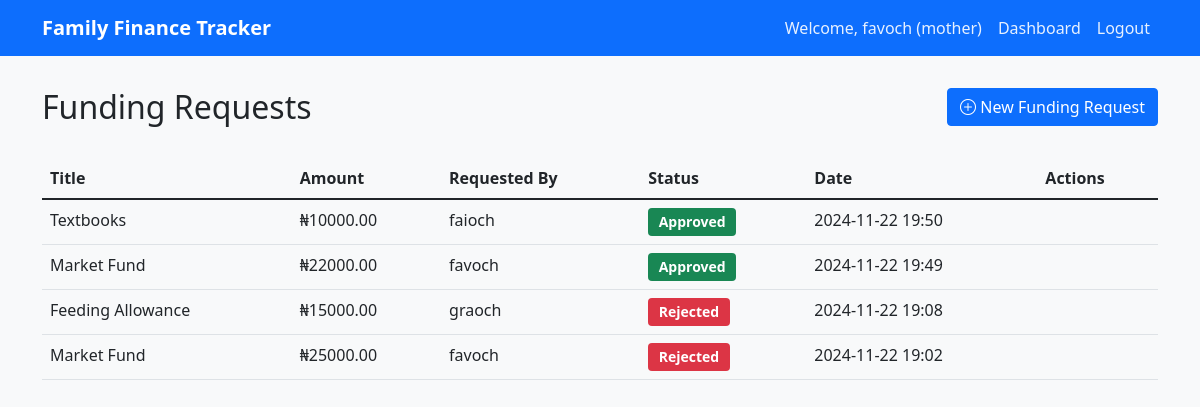
Screenshot of /funding_requests (signed in) with the database file from the repository.
### app.py (models this page shows, shortened)
class User(db.Model, UserMixin):
    id = db.Column(db.Integer, primary_key=True)
    username = db.Column(db.String(80), unique=True, nullable=False)
    email = db.Column(db.String(120), unique=True, nullable=False)
    password_hash = db.Column(db.String(128))
    role = db.Column(db.String(20), nullable=False)
    balance = db.Column(db.Float, default=0.0)
    is_active = db.Column(db.Boolean, default=True)
    family_id = db.Column(db.Integer, db.ForeignKey('family.id'))
    created_at = db.Column(db.DateTime, default=datetime.utcnow)
    funding_requests = db.relationship('FundingRequest',
                                     foreign_keys='FundingRequest.requested_by',
                                     backref=db.backref('requester_ref', lazy=True),
                                     lazy=True)
    requests_approved = db.relationship('FundingRequest',
                                      foreign_keys='FundingRequest.approved_by',
                                      backref=db.backref('approver_ref', lazy=True),
                                      lazy=True)
    funding_request_balances = db.relationship('FundingRequestBalance',
                                             backref='user_ref',
                                             lazy=True)
    @property
    def password(self):
        raise AttributeError('password is not a readable attribute')

class FundingRequest(db.Model):
    id = db.Column(db.Integer, primary_key=True)
    title = db.Column(db.String(100), nullable=False)
    description = db.Column(db.Text)
    amount = db.Column(db.Float, nullable=False)
    status = db.Column(db.String(20), default='pending')  # pending, approved, rejected
    family_id = db.Column(db.Integer, db.ForeignKey('family.id'), nullable=False)
    requested_by = db.Column(db.Integer, db.ForeignKey('user.id'), nullable=False)
    approved_by = db.Column(db.Integer, db.ForeignKey('user.id'))
    approved_date = db.Column(db.DateTime)
    created_at = db.Column(db.DateTime, default=datetime.utcnow)
    updated_at = db.Column(db.DateTime, default=datetime.utcnow,
                          onupdate=db.text('CURRENT_TIMESTAMP'))
    requester = db.relationship('User', foreign_keys=[requested_by], backref='requests_created')
    approver = db.relationship('User', foreign_keys=[approved_by])  # Remove backref since it's defined in User model
    request_balances = db.relationship('FundingRequestBalance', backref='request', lazy=True)
    request_transactions = db.relationship('FundingRequestTransaction', backref='request', lazy=True)

### app.py (the view)
@app.route('/funding_requests')
@login_required
def funding_requests():
    requests = FundingRequest.query.filter_by(
        family_id=current_user.family_id
    ).order_by(FundingRequest.created_at.desc()).all()
    return render_template('funding_requests.html', requests=requests)

### app.py (called while the page is built)
@login_manager.user_loader
def load_user(user_id):
    return User.query.get(int(user_id))

### templates/funding_requests.html (shortened to what this page needs)
<!DOCTYPE html>
<html lang="en">
<head>
    <link href="https://cdn.jsdelivr.net/npm/bootstrap@5.1.3/dist/css/bootstrap.min.css" rel="stylesheet">
    <link rel="stylesheet" href="https://cdn.jsdelivr.net/npm/bootstrap-icons@1.7.2/font/bootstrap-icons.css">
    <link rel="stylesheet" href="{{ url_for('static', filename='style.css') }}">
</head>
<body>
    <nav class="navbar navbar-expand-lg navbar-dark bg-primary">
        <div class="container">
            <a class="navbar-brand" href="#">Family Finance Tracker</a>
            <div class="collapse navbar-collapse" id="navbarNav">
                <ul class="navbar-nav ms-auto">
                    <li class="nav-item">
                        <span class="nav-link">Welcome, {{ current_user.username }} ({{ current_user.role }})</span>
                    </li>
                    <li class="nav-item">
                        <a class="nav-link" href="{{ url_for('dashboard') }}">Dashboard</a>
                    </li>
                    <li class="nav-item">
                        <a class="nav-link" href="{{ url_for('logout') }}">Logout</a>
                    </li>
                </ul>
            </div>
        </div>
    </nav>
    <div class="container mt-4">
        <div class="row mb-4">
            <div class="col">
                <h2>Funding Requests</h2>
            </div>
            <div class="col text-end">
                <a href="{{ url_for('add_funding_request') }}" class="btn btn-primary">
                    <i class="bi bi-plus-circle"></i> New Funding Request
                </a>
            </div>
        </div>
        {% if requests %}
        <div class="table-responsive">
            <table class="table table-hover">
                <thead>
                    <tr>
                        <th>Title</th>
                        <th>Amount</th>
                        <th>Requested By</th>
                        <th>Status</th>
                        <th>Date</th>
                        <th>Actions</th>
                    </tr>
                </thead>
                <tbody>
                    {% for request in requests %}
                    <tr>
                        <td>{{ request.title }}</td>
                        <td>₦{{ "%.2f"|format(request.amount) }}</td>
                        <td>{{ request.requester.username }}</td>
                        <td>
                            <span class="badge {% if request.status == 'approved' %}bg-success{% elif request.status == 'rejected' %}bg-danger{% else %}bg-warning{% endif %}">
                                {{ request.status|title }}
                            </span>
                        </td>
                        <td>{{ request.created_at.strftime('%Y-%m-%d %H:%M') }}</td>
                        <td>
                        </td>
                    </tr>
                    {% endfor %}
                </tbody>
            </table>
        </div>
        {% else %}
        <div class="alert alert-info">No funding requests found.</div>
        {% endif %}
    </div>
</body>
</html>

### static/style.css (style rules this page uses)
body { background-color: #f8f9fa; }
.navbar { margin-bottom: 2rem; }
.table th { font-weight: 600; }
.badge { font-size: 0.875rem; padding: 0.5em 0.75em; }
.btn-primary { background-color: #0d6efd; border-color: #0d6efd; }
.navbar-brand { font-weight: 600; }
.nav-link { color: rgba(255, 255, 255, 0.9) !important; }

### rows the page displays
User: username "favoch", role "mother"
FundingRequest: title "Textbooks", amount "10000.00", requester.username "faioch", status "Approved", created_at "2024-11-22 19:50"
FundingRequest: title "Market Fund", amount "22000.00", requester.username "favoch", status "Approved", created_at "2024-11-22 19:49"
FundingRequest: title "Feeding Allowance", amount "15000.00", requester.username "graoch", status "Rejected", created_at "2024-11-22 19:08"
FundingRequest: title "Market Fund", amount "25000.00", requester.username "favoch", status "Rejected", created_at "2024-11-22 19:02"
